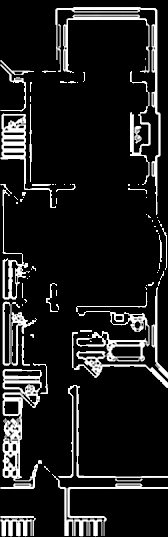
#> input picture wifivis/assets/walls.png, 168 x 537 px
$ python -i walls.py   (imports and definitions only)
#> lines starting #> are read from the running program, lines starting #| are printed output that depends on the picture
"""Image decoding and the native file chooser for wall maps."""
from dataclasses import dataclass
from pathlib import Path

import numpy as np
from PIL import Image, ImageOps


@dataclass
class WallMap:
    path: Path
    pixels: np.ndarray
    inverted: bool


def load_wall_map(path, invert=None):
    """Convert image ink to wall strength; transparent pixels are always empty."""
#> called with path = 'assets/walls.png'
    path = Path(path).resolve()
    with Image.open(path) as source:
#> source is the input picture: PIL image 168x537 L; min 0, max 255, mean 30.7
        image = ImageOps.exif_transpose(source).convert("RGBA")
    w, h = image.size
#> w = 168; h = 537
    scale = min(2.0, 1074 / max(w, h), (360864 / (w*h)) ** .5)
#> scale = 2
    image = image.resize((max(2, round(w*scale)), max(2, round(h*scale))), Image.Resampling.LANCZOS)
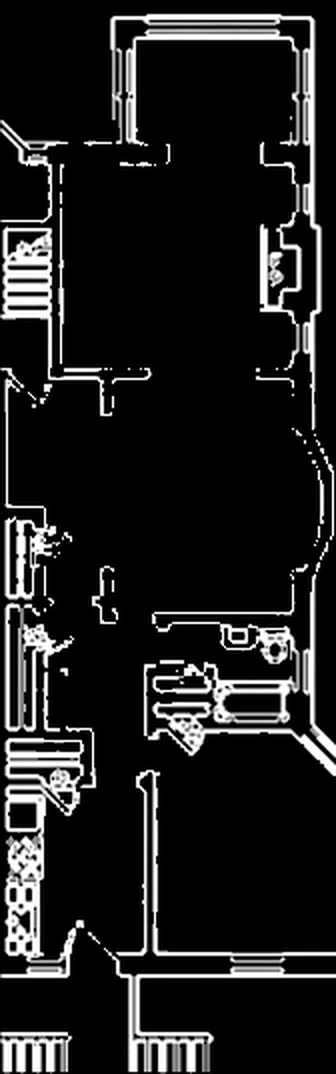
#> image: PIL image 336x1074 RGBA; mean R, G, B, A 31.6, 31.6, 31.6, 255
    rgba = np.asarray(image)
    gray = np.asarray(image.convert("L"))
    alpha = rgba[:, :, 3].astype(np.float32) / 255
#> alpha: shape (1074, 336) float32; every value is 1
    if invert is None:
        if np.any(alpha < .5):
            visible = gray[alpha > .5]
            invert = bool(visible.size and np.median(visible) < 128)
        else:
            border = np.concatenate((gray[0], gray[-1], gray[:, 0], gray[:, -1]))
#> border = 2820 values, max 255 at index 2493, min 0 at index 0, mean 5.46
            invert = bool(np.median(border) >= 128)
#> invert = False
    strength = 255-gray if invert else gray
    pixels = np.ascontiguousarray(np.round(strength * alpha).astype(np.uint8))
    return WallMap(path, pixels, bool(invert))


def choose_wall_file(initial_directory=None):
    # Tk uses the native Windows Explorer open dialog; no extra pip package.
    import tkinter as tk
    from tkinter import filedialog

    root = tk.Tk()
    root.withdraw()
    try:
        root.attributes("-topmost", True)
        result = filedialog.askopenfilename(
            parent=root, title="Select a wall / floor plan image",
            initialdir=str(initial_directory or Path.home()),
            filetypes=[("Wall images", "*.png *.jpg *.jpeg *.bmp *.tif *.tiff *.webp"),
                       ("All files", "*.*")])
        return Path(result) if result else None
    finally:
        root.destroy()

>>> result = load_wall_map('assets/walls.png')
